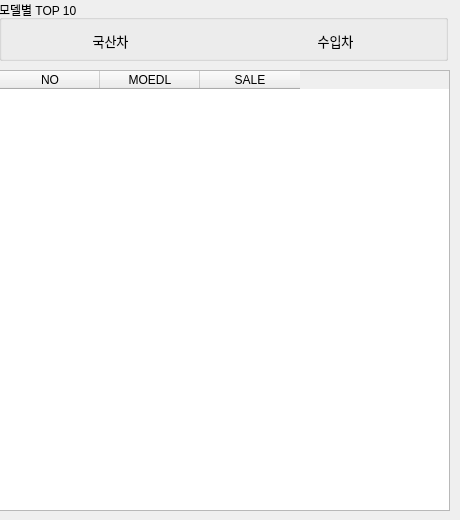
     <widget class="QWidget" name="page_5">
      <widget class="QGroupBox" name="groupBox">
       <property name="geometry">
        <rect>
         <x>-1</x>
         <y>0</y>
         <width>449</width>
         <height>61</height>
        </rect>
       </property>
       <property name="title">
        <string>모델별 TOP 10</string>
       </property>
       <widget class="QPushButton" name="korea_btn">
        <property name="geometry">
         <rect>
          <x>-1</x>
          <y>20</y>
          <width>225</width>
          <height>41</height>
         </rect>
        </property>
        <property name="font">
         <font>
          <pointsize>10</pointsize>
         </font>
        </property>
        <property name="text">
         <string>국산차</string>
        </property>
        <property name="checkable">
         <bool>false</bool>
        </property>
        <property name="autoExclusive">
         <bool>false</bool>
        </property>
        <property name="flat">
         <bool>true</bool>
        </property>
       </widget>
       <widget class="QPushButton" name="foreign_btn">
        <property name="geometry">
         <rect>
          <x>224</x>
          <y>20</y>
          <width>225</width>
          <height>41</height>
         </rect>
        </property>
        <property name="font">
         <font>
          <pointsize>10</pointsize>
         </font>
        </property>
        <property name="text">
         <string>수입차</string>
        </property>
        <property name="checkable">
         <bool>false</bool>
        </property>
        <property name="autoExclusive">
         <bool>false</bool>
        </property>
        <property name="flat">
         <bool>true</bool>
        </property>
       </widget>
      </widget>
      <widget class="QTableWidget" name="all_tbl">
       <property name="geometry">
        <rect>
         <x>-1</x>
         <y>70</y>
         <width>451</width>
         <height>441</height>
        </rect>
       </property>
       <property name="editTriggers">
        <set>QAbstractItemView::EditKeyPressed</set>
       </property>
       <attribute name="verticalHeaderVisible">
        <bool>false</bool>
       </attribute>
       <column>
        <property name="text">
         <string>NO</string>
        </property>
       </column>
       <column>
        <property name="text">
         <string>MOEDL</string>
        </property>
       </column>
       <column>
        <property name="text">
         <string>SALE</string>
        </property>
       </column>
      </widget>
     </widget>
